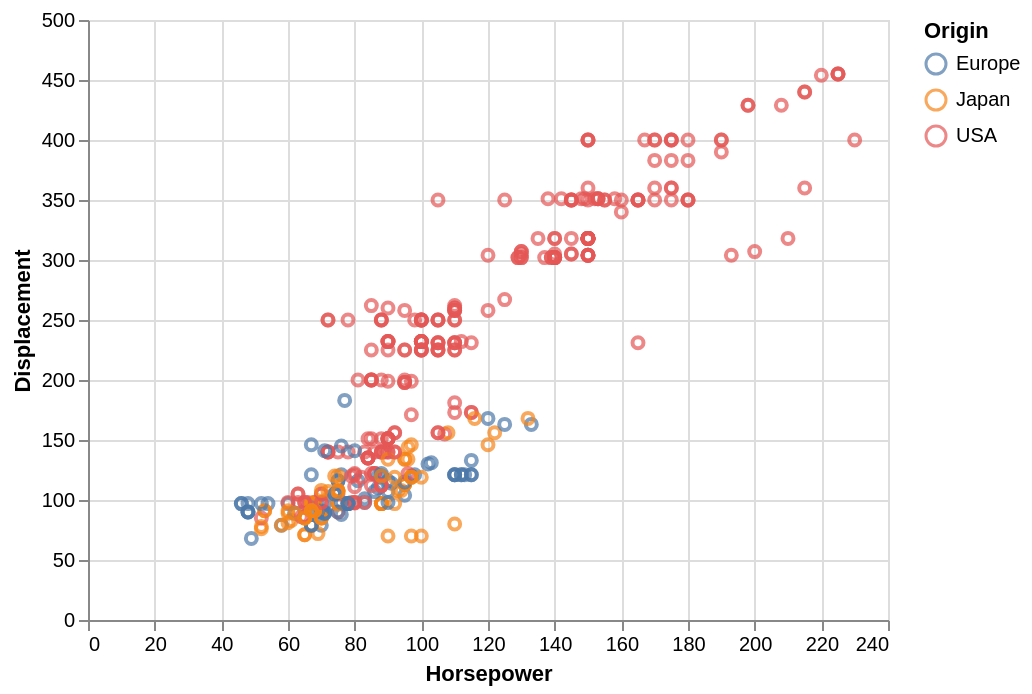

Notebook code for this chart:
### Markdown cell above
이제 Altair 차트를 생성할 수 있습니다.

### Code cell
cars = data.cars()

alt.Chart(cars).mark_point().encode(
    x='Horsepower',
    y='Displacement',
    color='Origin'
)

### Figure 1 — Vega-Lite specification as saved in the notebook (floating-point values rounded to 4 significant figures; data arrays with more than 128 entries replaced by an {"elided": "..."} marker saying what was removed)
{"config": {"view": {"continuousWidth": 400, "continuousHeight": 300}}, "data": {"name": "data-f02450ab61490a1363517a0190416235"}, "mark": "point", "encoding": {"color": {"field": "Origin", "type": "nominal"}, "x": {"field": "Horsepower", "type": "quantitative"}, "y": {"field": "Displacement", "type": "quantitative"}}, "$schema": "https://vega.github.io/schema/vega-lite/v4.17.0.json", "datasets": {"data-f02450ab61490a1363517a0190416235": {"elided": "406 records"}}}
